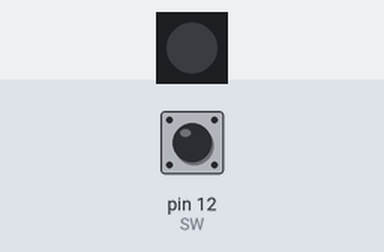
Bench run of a sketch on a simulated Arduino Uno, built with avr-gcc and run on an emulated ATmega328P. Shown: 1 RGB LEDs in strip order, left to right. Inputs (shaded band) come from the test bench; at power-on: pin 12 (SW) LOW. Dim RGB values are drawn brighter than linear.

Above: at 1.2 s.
1.3 s: pin 12 (SW) pulled HIGH for 0.15 s
At 3.1 s:
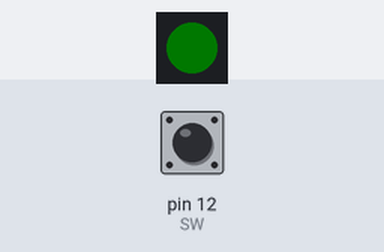
4.0 s: pin 12 (SW) pulled HIGH for 1 s
At 6.4 s:
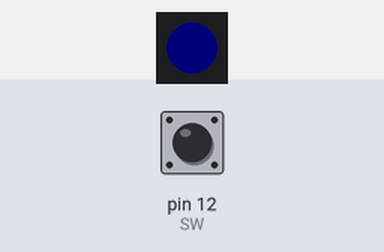
7.5 s: pin 12 (SW) pulled HIGH for 0.15 s
At 9.0 s:
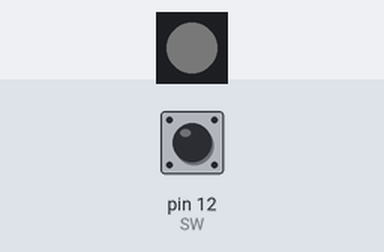
10.2 s: pin 12 (SW) pulled HIGH for 3.2 s
At 13.9 s:
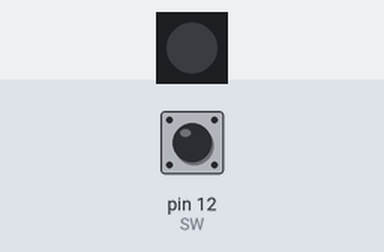
Timing chart, 0 to 15.4 s (numbered marks = the images above; inputs shaded):
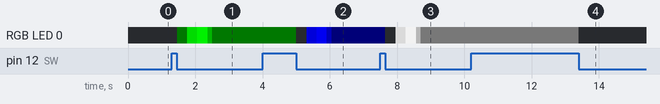

Measured:
- after the input at 1.3 s, RGB LED 0: off → RGB(0, 2, 0) after 0.16 s, → RGB(0, 146, 0) 0.30 s later, → RGB(0, 210, 0) 0.30 s later, → RGB(0, 66, 0) 0.30 s later, … (5 changes in this stretch)
- after the input at 4.0 s, RGB LED 0: RGB(0, 2, 0) → off after 1.0 s, → RGB(0, 0, 144) 0.30 s later, → RGB(0, 0, 212) 0.30 s later, → RGB(0, 0, 68) 0.30 s later, … (5 changes in this stretch)
- after the input at 7.5 s, RGB LED 0: RGB(0, 0, 2) → off after 0.16 s, → RGB(144, 144, 144) 0.30 s later, → RGB(212, 212, 212) 0.30 s later, → RGB(68, 68, 68) 0.30 s later, … (5 changes in this stretch)
- after the input at 10.2 s, RGB LED 0: RGB(2, 2, 2) → off after 3.2 s

The sketch:

In_not_sure.ino
```cpp
#include <Adafruit_NeoPixel.h>

#define LED 11

Adafruit_NeoPixel pixels = Adafruit_NeoPixel(1, LED, NEO_GRB + NEO_KHZ800);

const int SW = 12;
const long interval = 50;
int count = 0;

unsigned long pm = 0; //previousMillis

boolean ledOn = LOW;
boolean previousSW = HIGH;
boolean currentSW = HIGH;

void setup() {
  pixels.begin();
  pixels.show();
  pinMode(SW, INPUT);
}


void loop() {
  unsigned long cm = millis(); //currentMillis
  currentSW = debounce(previousSW);

  if(previousSW == HIGH && currentSW == LOW) {
    ledOn = !ledOn;
  }
  previousSW = currentSW;

  if(ledOn == HIGH && count == 0) {
    for(int i = 0; i < 50; i += 5) {
      if((cm - pm) >= interval){
        pm = cm;
        pixels.setPixelColor(0,i,0,0);
        pixels.show();
      }
    }
    for(int i = 50; i > 0; i -= 5) {
      if(cm - pm >= interval){
        pm = cm;
        pixels.setPixelColor(0,i,0,0);
        pixels.show();
        }

    }
    if(!debounce(digitalRead(SW))) { ++count; ledOn = !ledOn;}
  }

  else if(ledOn == HIGH && count == 1) {
    for(int i = 0; i < 250; i += 2) {
      pixels.setPixelColor(0,0,i,0);
      pixels.show();
      delay(4);
    }
    for(int i = 250; i > 0; i -= 2) {
      pixels.setPixelColor(0,0,i,0);
      pixels.show();
      delay(4);
    }
    if(!debounce(digitalRead(SW))) { ++count; ledOn = !ledOn;}
  }

  else if(ledOn == HIGH && count == 2) {
    for(int i = 0; i < 250; i += 2) {
      pixels.setPixelColor(0,0,0,i);
      pixels.show();
      delay(4);
    }
    for(int i = 250; i > 0; i -= 2) {
      pixels.setPixelColor(0,0,0,i);
      pixels.show();
      delay(4);
    }
    if(!debounce(digitalRead(SW))) { ++count; ledOn = !ledOn;}
  }

  else if(ledOn == HIGH && count == 3) {
    for(int i = 0; i < 250; i += 2) {
      pixels.setPixelColor(0,i,i,i);
      pixels.show();
      delay(4);
    }
    for(int i = 250; i > 0; i -= 2) {
      pixels.setPixelColor(0,i,i,i);
      pixels.show();
      delay(4);
    }
    if(!debounce(digitalRead(SW))) { ++count; ledOn = !ledOn;}
  }
  else if(ledOn == HIGH && count == 4) {
    pixels.setPixelColor(0,0,0,0);
    pixels.show();
    delay(1000);
    if(!debounce(digitalRead(SW))) { count = 0; ledOn != ledOn;}
  }
}

boolean debounce(boolean previous) {
  boolean current = digitalRead(SW);
  if(previous != current) {
    delay(5);
    current = digitalRead(SW);
  }
  return current;
}
```
